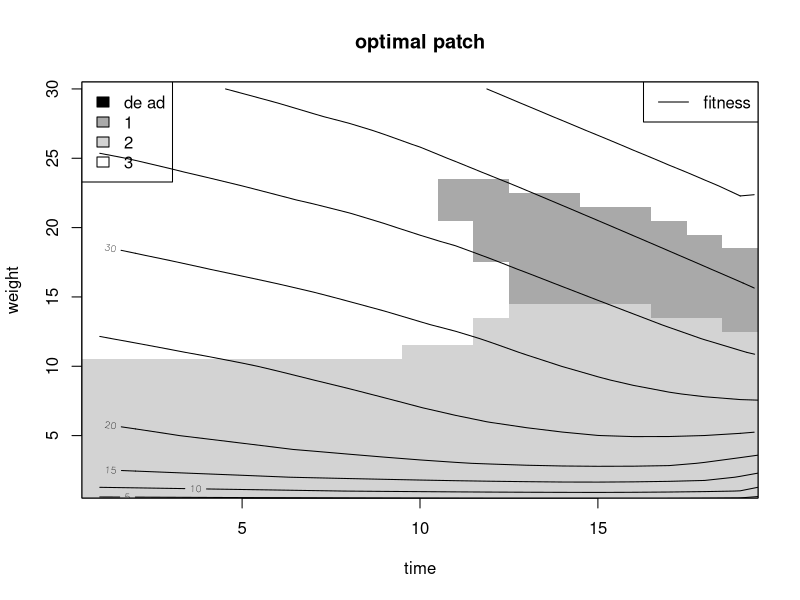

The R script that drew this image:
## ---- chunk 1
knitr::opts_chunk$set(echo = TRUE)
## ---- chunk 2

x_crit <- 0 # critical mass to survive
x_max <- 30 # maximal mass
x_rep <- 4 # critical mass for reproduction
x_class <- x_crit:x_max # biomass classes
nmass <- length(x_class) # number of mass classes
t_max <- 20 # number of time steps
times <- 1:(t_max-1)

## ---- chunk 3
npatch <- 3 # number of patches
psurvive <- c(0.99,0.95,0.98) # probability of surviving
pfood <- c(0.2 ,0.5 ,0 ) # probability of feeding
cost <- c(1 ,1 ,1 ) # cost of a patch
feedgain <- c(2 ,4 ,0 ) # gain of feeding
repr <- c(0 ,0 ,4 ) # max reproduction

## ---- chunk 4
f <- matrix(nrow=t_max,ncol=nmass ,0) # optimal fitness
bestpatch <- matrix(nrow=t_max-1,ncol=nmass-1,0) # best patch
V <- vector(length=npatch) # current fitness

## ---- chunk 5
fitness <- function(x,t)
{
xx <- pmin(x ,x_max)
xx <- pmax(xx,x_crit)
fitness <- f[t,xx-x_crit+1]
}
## ---- chunk 6
# final fitness, at t max
fend <- 60
kx <- 0.25*x_max
f[t_max,] <- fend*(x_class-x_crit)/(x_class-x_crit+kx)
## ---- chunk 7

for (t in rev(times)) # backward in time
{
for (x in x_class[-1]) # for each class, except x-crit
{
dfit <- pmax(0,pmin(x-x_rep,repr)) # reproduction
expectgain <- psurvive*(pfood *fitness(x-cost+feedgain-dfit,t+1) +
(1-pfood)*fitness(x-cost-dfit ,t+1) )
V <- dfit + expectgain
V[expectgain == 0] <- 0 # dead
f[t,x-x_crit+1] <- max(V) # optimal fitness
bestpatch[t,x-x_crit] <- which.max(V) # best patch
} # next biomass class x
} # next time t

## ---- chunk 8
par(mfrow=c(1,1))
image(x=times,y=x_class[-
1],z=bestpatch,ylab="weight",xlab="time",zlim=c(0,3),
main="optimal patch",col=c("black","darkgrey","lightgrey","white"))
box()
legend("topleft",fill=c("black","darkgrey","lightgrey","white"),
legend=c("de ad","1","2","3"))
contour(x=1:t_max,y=x_class,z=f,add=TRUE)
legend("topright",legend="fitness",lty=1)
